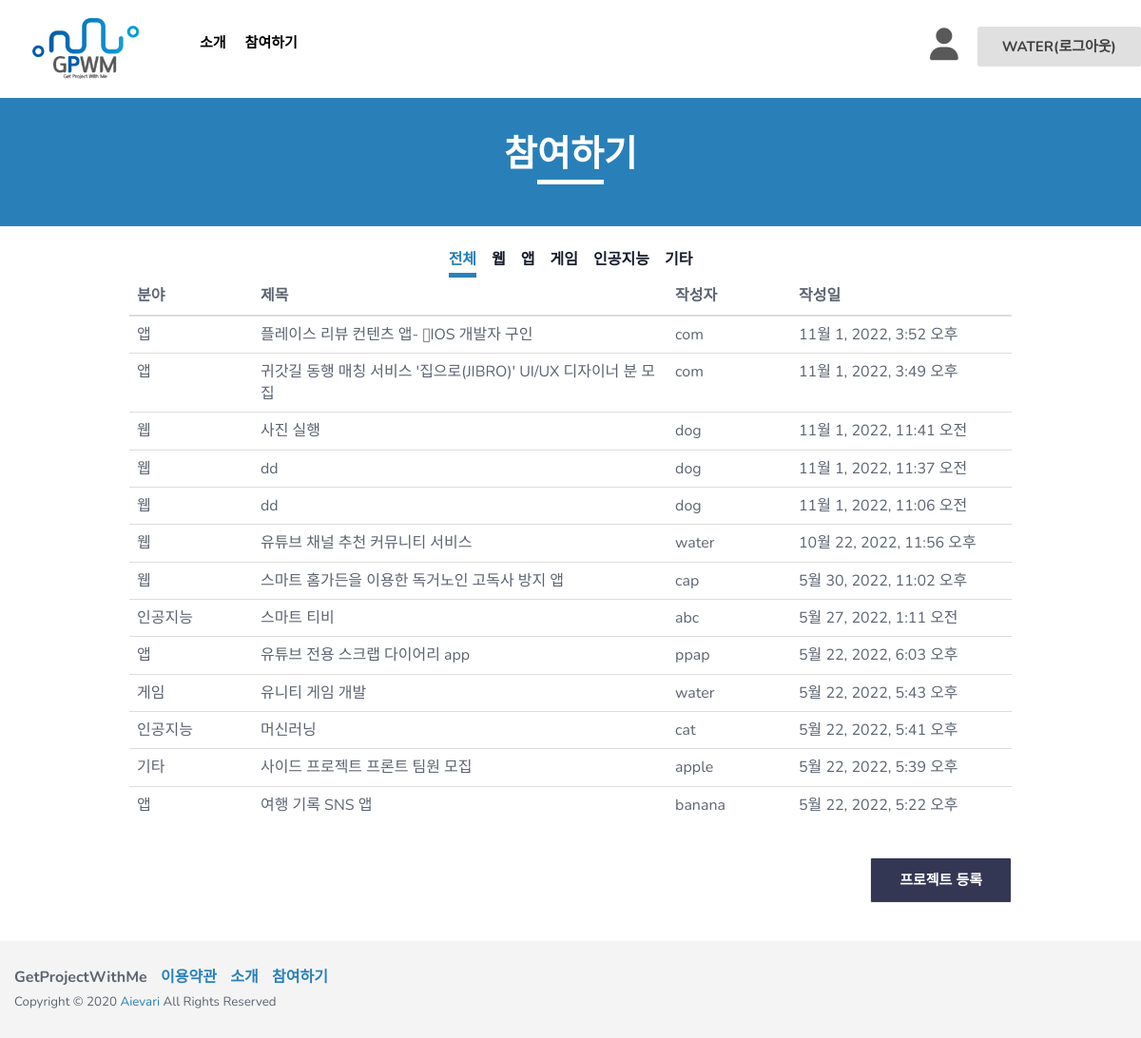
Screenshot of /board/list/ (signed in) with the database file from the repository.
### board/models.py (models this page shows, shortened)
class Writing(models.Model):
    TECHNICAL_CHOICES = {
       ('웹', '웹'),
       ('앱', '앱'),
       ('게임', '게임'),
       ('인공지능', '인공지능'),
       ('기타', '기타')
    }
    TOPIC_CHOICES = {
       ('생활', '생활'),
       ('업무', '업무'),
       ('공공/교통', '공공/교통'),
       ('금융/핀테크', '금융/핀테크'),
       ('의료', '의료'),
       ('교육', '교육'),
       ('유통/쇼핑', '유통/쇼핑'),
       ('엔터테인먼트', '엔터테인먼트'),
       ('기타', '기타')
    }
    IDENTITY_CHOICES = {
       ('학생', '학생'),
       ('취준생', '취준생'),
       ('직장인', '직장인'),
       ('기타','기타')
    }
    author = models.ForeignKey(User, on_delete=models.CASCADE, null=False)  # 유저모델과 연결!
    title = models.CharField(max_length=200, default = '') #프로젝트 개요
    technical_field = models.CharField(max_length=80, choices=TECHNICAL_CHOICES, default = '') #기술분야
    topic_area = models.CharField(max_length=80, choices=TOPIC_CHOICES, default = '')#주제영역
    content = models.TextField('프로젝트 개요서 첨부')  # 프로젝트 개요서 첨부
    team = models.CharField(max_length=30, default = '')#모집인원
    최종학력 = models.CharField(max_length=200, default = '')
    신분 = models.CharField(max_length=200, choices=IDENTITY_CHOICES, default = '')
    like = models.ManyToManyField(User, related_name='likes',blank=True)
    like_count = models.PositiveIntegerField(default=0) #0또는 양수만 받는 필드
    create_date = models.DateTimeField(auto_now_add=True)  # 글이 만들어지면 자동 작성.
    modify_date = models.DateTimeField(null=True, blank=True)  # 수정할 때마다 갱신.(뷰에서 제어)

### board/views.py (the view)
# urls.py: path('list/', views.list, name='list'),  # list를 보여주는 뷰와 연결한다.
def list(request):
    writing_list = Writing.objects.all()  # 객체들을 다 불러온다.
    writing_list = writing_list.order_by('-create_date')  # 만들어진 시간의 역으로 정렬한다.
    context = {'writing_list':writing_list,  # writing_list라는 키 안에 writing_list를 담는다.
               }
    return render(request, 'list.html', context)

### board/templates/list.html (shortened to what this page needs)
<!DOCTYPE html>
<html class="no-js" lang="en">
  <head>
    <link rel="stylesheet" href="/static/css/bootstrap.min.css" />
    <link rel="stylesheet" href="/static/css/owl.carousel.css" />
    <link rel="stylesheet" href="/static/css/owl.transitions.css" />
    <link rel="stylesheet" href="/static/css/animate.css" />
    <link rel="stylesheet" href="/static/css/meanmenu.min.css" />
    <link rel="stylesheet" href="/static/css/font-awesome.min.css" />
    <link rel="stylesheet" href="/static/css/themify-icons.css" />
    <link rel="stylesheet" href="/static/css/flaticon.css" />
    <link rel="stylesheet" href="/static/css/magnific.min.css" />
    <link rel="stylesheet" href="/static/css/style.css" />
    <link rel="stylesheet" href="/static/css/responsive.css" />
  </head>
  <body>
    <header class="header-one">
      <div id="sticker" class="header-area hidden-xs">
        <div class="container">
          <div class="row">
            <div class="col-md-12 col-sm-12">
              <div class="row">
                <div class="col-md-2 col-sm-3">
                  <div class="logo">
                    <a
                      class="navbar-brand page-scroll white-logo"
                      href="{% url "main" %}"
                    >
                      <img src="/static/img/logo/GPWM_logo.png" alt="" />
                    </a>
                  </div>
                </div>
                <div class="col-md-10 col-sm-9">
                  <div class="header-right-link usericonflex">
                    <div class="usericon">
                      {% if user.is_authenticated %}
                      <a class="pages iconcolor" href="{% url "mypage" %}"><i class="fa-solid fa-user"></i></a>
                      {% else %}
                      <a class="pages iconcolor" href="{% url "login" %}"><i class="fa-solid fa-user"></i></a>
                      {% endif %}
                    </div>
                    <div class="loginm">
                      {% if user.is_authenticated %}
                      <a class="s-menu" href="{% url "logout" %}">{{ user.username }}(로그아웃)</a>
                      {% else %}
                      <a class="s-menu" href="{% url "login" %}">로그인</a>
                      {% endif %}
                    </div>
                  </div>
                  <nav class="navbar navbar-default">
                    <div class="collapse navbar-collapse" id="navbar-example">
                      <div class="main-menu">
                        <ul class="nav navbar-nav navbar-right">
                          <li>
                            <a class="pages" href="{% url "introduce" %}">소개</a>
                          </li>
                          <li>
                            <a href="{% url "list" %}">참여하기</a>
                          </li>
                        </ul>
                      </div>
                    </div>
                  </nav>
                </div>
              </div>
            </div>
          </div>
        </div>
      </div>
    </header>
    <div class="page-area">
      <div class="breadcumb-overlay"></div>
      <div class="container">
        <div class="row">
          <div class="col-md-12 col-sm-12 col-xs-12">
            <div class="breadcrumb text-center">
              <div class="section-headline white-headline">
                <h3>참여하기</h3>
                <hr />
              </div>
            </div>
          </div>
        </div>
      </div>
    </div>
    <div class="page-area">
      <div class="breadcumb-overlay backcolorwhite"></div>
      <div class="container catecenter2">
        <div class="col-md-12 col-sm-12 col-xs-12 catecenter">
          <h6 class="h6mar active" data-filter="all">전체</h6>
          <h6 class="h6mar" data-filter="web">웹</h6>
          <h6 class="h6mar" data-filter="app">앱</h6>
          <h6 class="h6mar" data-filter="game">게임</h6>
          <h6 class="h6mar" data-filter="ai">인공지능</h6>
          <h6 class="h6mar" data-filter="etc">기타</h6>
        </div>
      </div>
    </div>
    {% block content %}
    <div class="container conwidth">
      <div class="row">
        <div class="support-all">
          <table class="table">
              <thead class="thead-dark">
                <tr>
                  <th scope="col" class="tableth_1">분야</th>
                  <th scope="col" class="tableth_2">제목</th>
                  <th scope="col" class="tableth_1">작성자</th>
                  <th scope="col">작성일</th>
                </tr>
              </thead>
              <tbody>
                {% for writing in writing_list %}
                {% if user.is_authenticated %}
                <tr class="posttable cur" onclick="location.href='/board/posting/{{ writing.id }}/'">
                  <td class="tech">{{ writing.technical_field }}</td>
                  <td>{{ writing.title }}</td>
                  <td>{{ writing.author }}</td>
                  <td>{{ writing.create_date }}</td>
                </tr>
                {% endif %}
                {% endfor %}
              </tbody>
          </table>
        </div>
          <div class="col-md-12 col-sm-12 col-xs-12 disf">
            {% if user.is_authenticated %}
            <a id="signup" class="login-btn proenroll" href="{% url 'create' %}">프로젝트 등록</a>
            {% else %}
            <a id="signup" class="login-btn proenroll" href="{% url "login" %}">로그인 후 이용가능</a>
            {% endif %}
          </div>
          {% endblock %}
      </div>
    </div>
    <footer class="footer1">
      <div class="footer-area-bottom">
        <div class="container">
          <div class="row">
            <div class="col-md-6 col-sm-6 col-xs-12">
              <div class="copyright">
                <p class="fontwei">
                  <span>GetProjectWithMe</span>
                  <span><a href="#" class="colorblue">이용약관</a></span>
                  <span
                    ><a href="{% url "introduce" %}" class="colorblue">소개</a></span
                  >
                  <span
                    ><a href="{% url "list" %}" class="colorblue">참여하기</a></span
                  >
                </p>
                <p class="txtsiz">
                  Copyright © 2020
                  <a href="#">Aievari</a> All Rights Reserved
                </p>
              </div>
            </div>
          </div>
        </div>
      </div>
    </footer>
  </body>
</html>

### loginapp/static/css/style.css (style rules this page uses)
html, body { height: 100%; }
img { max-width: 100%; height: auto; }
p { margin: 0 0 9px; color: #5d6471; }
h1, h2, h3, h4, h5, h6 { font-family: "Nunito", sans-serif; margin: 0 0 15px; color: #151b2c; font-weight: 600; }
h3 { font-size: 30px; line-height: 38px; }
h6 { font-size: 16px; line-height: 28px; }
a { transition: all 0.3s ease 0s; text-decoration: none; }
body { background: #fff none repeat scroll 0 0; color: #5d6471; font-family: "Nunito", sans-serif; font-size: 16px; text-align: left; overflow-x: hidden; line-height: 26px; }
ul { list-style: outside none none; margin: 0; padding: 0; }
.navbar-collapse { padding-left: 0px; }
.white-headline h3 { color: #fff; }
.section-headline { padding-bottom: 40px; position: relative; }
.section-headline h3 { font-size: 40px; line-height: 46px; }
.header-one { position: absolute; top: 0; left: 0; width: 100%; height: auto; z-index: 999; }
.header-area { background: transparent; background-color: white; }
.logo { display: block; }
.logo a { display: inline-block; height: auto; padding: 18px 0; }
.main-menu ul.navbar-nav li { float: left; position: relative; }
.main-menu ul.navbar-nav li a { background: rgba(0, 0, 0, 0) none repeat scroll 0 0; color: black; font-size: 18px; font-weight: 700; padding: 38px 15px 25px 15px; text-transform: uppercase; position: relative; }
.navbar { border: medium none; margin-bottom: 0; }
.navbar-default { background: rgba(0, 0, 0, 0) none repeat scroll 0 0; }
.navbar.navbar-default { float: left; }
.header-right-link { float: right; padding: 30px 0px; margin-left: 60px; text-align: right; }
.s-menu { padding: 10px 25px; border: 1px solid #e0e0e0; background: #e0e0e0; color: #404040; transition: 0.4s; font-size: 15px; font-weight: 700; border-radius: 3px; text-transform: uppercase; }
.usericon { font-size: 40px; }
.colorblue { color: #2980b9; margin-left: 10px; }
.support-all { display: flex; justify-content: space-between; flex-wrap: wrap; }
.footer1 { background-repeat: no-repeat; background-position: center center; background-size: cover; z-index: 1; position: relative; overflow: hidden; }
.footer1::after { background: rgba(255, 255, 255, 0.98) none repeat scroll 0 0; position: absolute; content: ""; left: 0; top: 0; width: 100%; height: 100%; z-index: -1; }
.footer-area-bottom { padding: 25px 0; background: #f4f4f4; }
.copyright>p { margin-bottom: 0; color: #5d6471; }
.copyright a { color: #2980b9; }
.page-area { position: relative; }
.page-area { background-repeat: no-repeat; background-size: cover; background-position: top center; }
.breadcumb-overlay { position: absolute; background-color: #2980b9; top: 0; width: 100%; left: 0; height: 92%; }
.breadcrumb { padding: 87px 0px 20px; background-color: transparent; margin-bottom: 0; }
.breadcrumb .section-headline h3 { font-size: 38px; line-height: 42px; text-transform: uppercase; position: relative; top: 15px; font-weight: 700; padding: 40px 0px 0px 0px; }
.breadcrumb .section-headline { padding-bottom: 25px; }
.breadcrumb .section-headline h3::after { display: none; }
.breadcrumb .section-headline::after { display: none; }
.login-btn { padding: 10px 30px; border: 1px solid #2980b9; background: #2980b9; color: #fff; transition: 0.4s; font-size: 15px; font-weight: 700; border-radius: 2px; text-transform: uppercase; display: block; width: 100%; margin-top: 15px; }
.proenroll { border: 1px solid #f1f1f1; background: #343754; color: #fff; width: max-content; }
.usericon { margin-right: 20px; font-size: 34px; }
.usericonflex { display: flex; }
.loginm { margin-top: 6px; }
.iconcolor { color: #595959; }
.catecenter { display: flex; text-align: center; align-content: center; justify-content: center; }
.catecenter2 { display: flex; justify-content: center; }
.h6mar { margin: 0 8px; border-bottom: 5px solid #fff; }
.backcolorwhite { background-color: #fff; height: 100%; }
.h6mar.active { color: #2980b9; border-bottom: 5px solid #2980b9; cursor: pointer; }
.cur { cursor: pointer; }
.conwidth { width: 80%; }
@media (min-width:768px) { .conwidth { width: 750px } }
@media (min-width:992px) { .conwidth { width: 921px } }
@media (min-width:1200px) { .conwidth { width: 928px } }
.tableth_1 { width: 14%; }
.tableth_2 { width: 47%; }
.txtsiz { font-size: smaller; }
.disf { display: flex; justify-content: flex-end; margin-bottom: 40px; }
.fontwei { font-weight: bold; }

### rows the page displays
Writing: technical_field "앱", title "플레이스 리뷰 컨텐츠 앱- \bIOS 개발자 구인", author "com", create_date "11월 1, 2022, 3:52 오후"
Writing: technical_field "앱", title "귀갓길 동행 매칭 서비스 '집으로(JIBRO)' UI/UX 디자이너 분 모집", author "com", create_date "11월 1, 2022, 3:49 오후"
Writing: technical_field "웹", title "사진 실행", author "dog", create_date "11월 1, 2022, 11:41 오전"
Writing: technical_field "웹", title "dd", author "dog", create_date "11월 1, 2022, 11:37 오전"
Writing: technical_field "웹", title "dd", author "dog", create_date "11월 1, 2022, 11:06 오전"
Writing: technical_field "웹", title "유튜브 채널 추천 커뮤니티 서비스", author "water", create_date "10월 22, 2022, 11:56 오후"
Writing: technical_field "웹", title "스마트 홈가든을 이용한 독거노인 고독사 방지 앱", author "cap", create_date "5월 30, 2022, 11:02 오후"
Writing: technical_field "인공지능", title "스마트 티비", author "abc", create_date "5월 27, 2022, 1:11 오전"
Writing: technical_field "앱", title "유튜브 전용 스크랩 다이어리 app", author "ppap", create_date "5월 22, 2022, 6:03 오후"
Writing: technical_field "게임", title "유니티 게임 개발", author "water", create_date "5월 22, 2022, 5:43 오후"
Writing: technical_field "인공지능", title "머신러닝", author "cat", create_date "5월 22, 2022, 5:41 오후"
Writing: technical_field "기타", title "사이드 프로젝트 프론트 팀원 모집", author "apple", create_date "5월 22, 2022, 5:39 오후"
Writing: technical_field "앱", title "여행 기록 SNS 앱", author "banana", create_date "5월 22, 2022, 5:22 오후"

### other values shown
{{ user.username }} "WATER"
